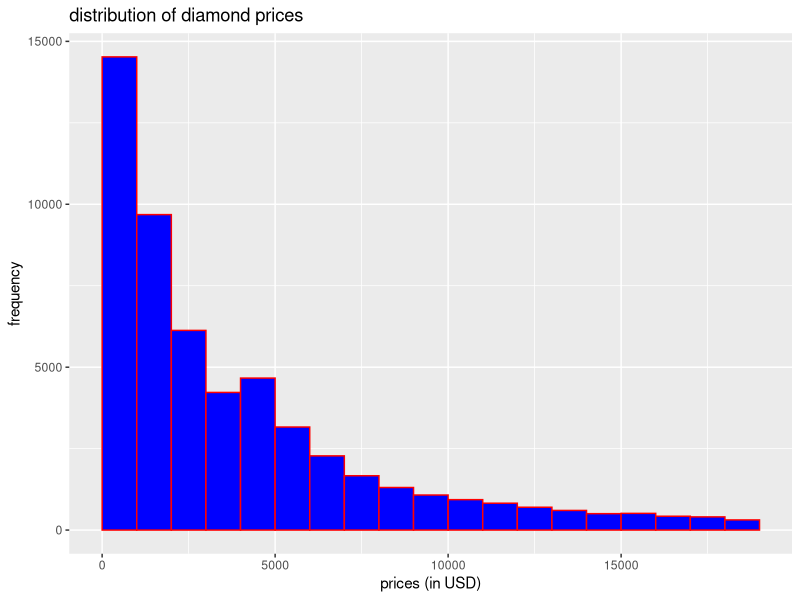
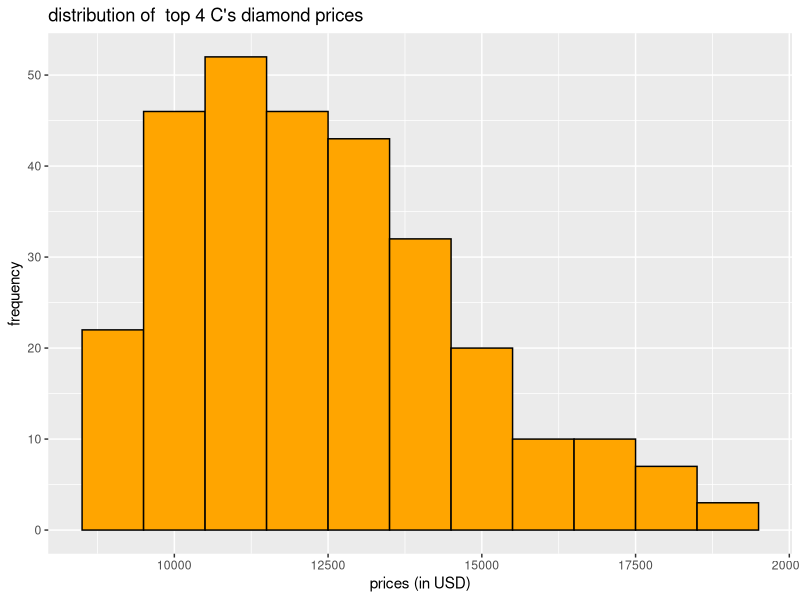
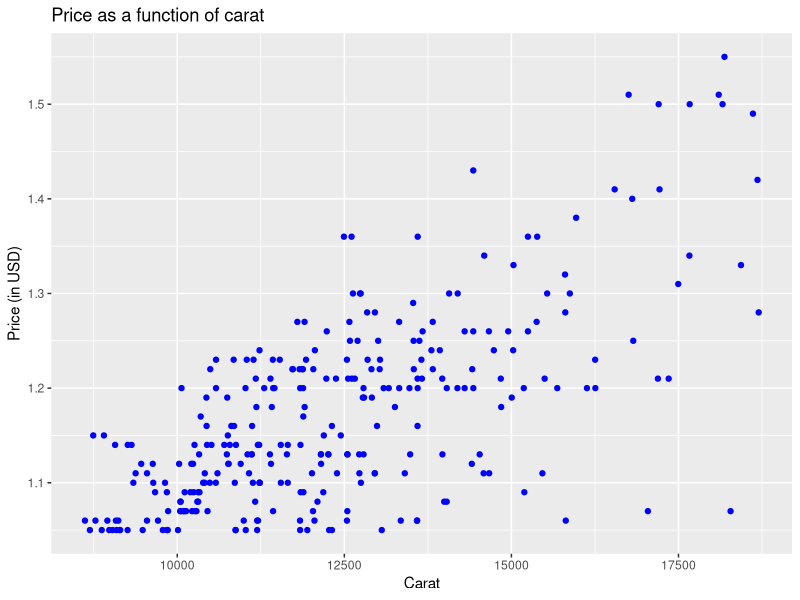

The R script that drew these images, in order:
## ---- chunk 1
knitr::opts_chunk$set(echo = TRUE, eval = TRUE,  
                      warning = TRUE, message = FALSE, 
                      fig.align = "center",
                      R.options = list(max.print=100))

# Edit the file starting below
## ---- chunk 2
# Upload the package
library(tidyverse)
## ---- chunk 3
head(diamonds)
## ---- chunk 4
# this code saves the diamonds dataset into the environment as our team initials
czadgb <- diamonds
## ---- chunk 5
# this code gets the dimension of the dataset
dim(diamonds)
str(diamonds)
## ---- chunk 6
# This the distribution of the diamond prices as a histogram
diamonds |>
    ggplot(aes(x = price)) + 
    geom_histogram(binwidth = 1000, bins = 20, center = 500, color = 'red', fill = 'blue') +
    labs(title = 'distribution of diamond prices',
         x = 'prices (in USD)',
         y = 'frequency') 
summary(diamonds$price)
IQR(diamonds$price)
## ---- chunk 7
# This code adds the variable 'topfourC' variable to the data frame
summary(diamonds$carat)

czadgb <- mutate(czadgb, topfourC = ifelse((carat > 1.0400) & (cut == 'Ideal' | cut == 'Premium') & (color == 'D' | color == 'E' | color == 'F') & (clarity == 'IF' | clarity == 'VVS1' | clarity == 'VVS2'), TRUE, FALSE))
## ---- chunk 8
# This counts the number of diamonds that satisfies the top four C's conditions
sum(czadgb$topfourC == TRUE)
291/53490
## ---- chunk 9
# This is the price distribution of the top four C's diamonds as a histogram

czadgb |>
    filter(topfourC == TRUE) |>
    ggplot(aes(x = price)) + 
    geom_histogram(binwidth = 1000, bins = 20, color = 'black', fill = 'orange') +
    labs(title = 'distribution of  top 4 C\'s diamond prices',
         x = 'prices (in USD)',
         y = 'frequency')

top4c <- filter(czadgb, czadgb$topfourC == TRUE)
summary(top4c$price)
IQR(top4c$price)

## ---- chunk 10
# A scatter plot of the price vs. carat 
top4c |> 
    ggplot() + 
    geom_point(aes(x = price, y = carat), color = 'blue') +
    labs(title = 'Price as a function of carat',
         x = 'Carat',
         y = 'Price (in USD)')
